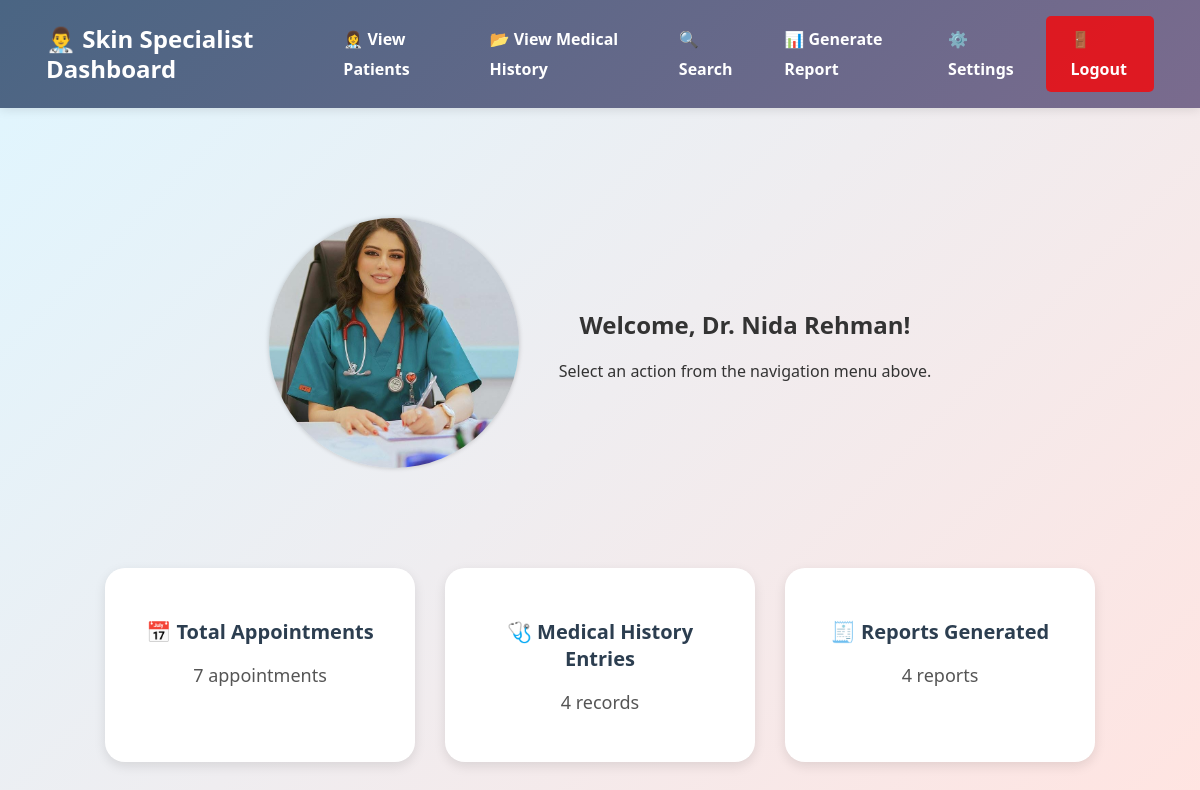
/derma/specialists/specialist_dashboard.php (signed in), run on the app's committed database.
### tables this page shows
CREATE TABLE `specialists` (
  `id` int NOT NULL,
  `first_name` varchar(50) NOT NULL,
  `last_name` varchar(50) NOT NULL,
  `username` varchar(50) NOT NULL,
  `password` varchar(255) NOT NULL,
  `email` varchar(100) NOT NULL,
  `mobile` varchar(15) NOT NULL,
  `cnic` varchar(15) NOT NULL,
  `state` varchar(50) NOT NULL,
  `city` varchar(50) NOT NULL,
  `qualification` varchar(100) NOT NULL,
  `area_of_expertise` varchar(100) DEFAULT NULL,
  `profile_photo_path` varchar(255) DEFAULT NULL,
  `role` enum('specialist') NOT NULL DEFAULT 'specialist',
  `created_at` timestamp NULL DEFAULT CURRENT_TIMESTAMP
);

### derma/specialists/specialist_dashboard.php (the view, shortened to what this page needs)
<?php
include 'db_connection.php';
$specialist_id = $_SESSION['specialist_id'];
$sql = "SELECT first_name, last_name, profile_photo_path FROM specialists WHERE id = ?";
$stmt = $conn->prepare($sql);
$stmt->bind_param("i", $specialist_id);
$stmt->execute();
$result = $stmt->get_result();
$specialist = $result->fetch_assoc();
$profilePath = $specialist['profile_photo_path'] ?? '';
$fullPath = "../" . $profilePath;
$profileSrc = (!empty($profilePath) && file_exists($fullPath))
    ? htmlspecialchars($fullPath)
    : '../profile_photos/default_avatar.png';
$totalAppointmentsQuery = "SELECT COUNT(*) AS total_appointments FROM appointments WHERE specialist_id = ?";
$stmt = $conn->prepare($totalAppointmentsQuery);
$stmt->bind_param("i", $specialist_id);
$stmt->execute();
$totalAppointments = $stmt->get_result()->fetch_assoc()['total_appointments'];
$medicalHistoryQuery = "
    SELECT COUNT(*) AS total_history
    FROM medical_history mh
    JOIN appointments a ON mh.patient_id = a.patient_id
    WHERE a.specialist_id = ?
";
$stmt = $conn->prepare($medicalHistoryQuery);
$stmt->bind_param("i", $specialist_id);
$stmt->execute();
$medicalHistoryCount = $stmt->get_result()->fetch_assoc()['total_history'];
$reportsQuery = "SELECT COUNT(*) AS total_reports FROM reports WHERE specialist_id = ?";
$stmt = $conn->prepare($reportsQuery);
$stmt->bind_param("i", $specialist_id);
$stmt->execute();
$reportsCount = $stmt->get_result()->fetch_assoc()['total_reports'];
?>
<!DOCTYPE html>
<html lang="en">
<head>
    <link rel="stylesheet" href="specialiststyles.css">
</head>
<body>
    <header>
        <h1><a href="#" style="color: white; text-decoration: none">👨‍⚕️ Skin Specialist Dashboard</a></h1>
        <nav>
            <a href="view_patients.php">👩‍⚕️ View Patients</a>
            <a href="view_medical_history.php">📂 View Medical History</a>
            <a href="search.php">🔍 Search</a>
            <a href="generate_report.php">📊 Generate Report</a>
            <a href="setting.php">⚙️ Settings</a>
            <a href="../logout.php" class="logout">🚪 Logout</a>
        </nav>
    </header>
    <section>
        <div class="specialist-welcome">
            <div class="welcome-content">
                <img src="<?= $profileSrc ?>" alt="Profile Photo">
                <div>
                    <h2>Welcome, <?= htmlspecialchars($specialist['first_name'] . " " . $specialist['last_name']) ?>!</h2>
                    <p>Select an action from the navigation menu above.</p>
                </div>
            </div>
        </div>
        <div class="dashboard-container">
            <div class="dashboard-box">
                <h3>📅 Total Appointments</h3>
                <p><?= $totalAppointments ?> appointments</p>
            </div>
            <div class="dashboard-box">
                <h3>🩺 Medical History Entries</h3>
                <p><?= $medicalHistoryCount ?> records</p>
            </div>
            <div class="dashboard-box">
                <h3>🧾 Reports Generated</h3>
                <p><?= $reportsCount ?> reports</p>
            </div>
        </div>
    </section>
</body>
</html>

### derma/specialists/specialiststyles.css (style rules this page uses)
body { font-family: 'Arial', sans-serif; background: #f4f4f4; margin: 0; padding: 0; }
header { background: #2c3e50; color: #fff; padding: 1rem; display: flex; justify-content: space-between; align-items: center; line-height: 30px; }
header h1 { margin: 0; margin-left: 30px; }
nav { display: flex; gap: 1rem; }
nav a { color: #fff; text-decoration: none; font-weight: bold; padding: 0.5rem 1rem; border-radius: 5px; transition: background 0.3s ease; }
.logout { background-color: rgba(255, 0, 0, 0.762); margin-right: 30px; padding-left: 25px; padding-right: 25px; }

### derma/specialists/specialist_dashboard.php (style rules this page uses)
body { font-family: 'Segoe UI', Tahoma, Geneva, Verdana, sans-serif; margin: 0; padding: 0; color: #333; background: linear-gradient(135deg, #dff6ff, #ffe4e1); min-height: 100vh; }
header { background: linear-gradient(135deg, #4a6583 0%, #7a6b8e 100%); color: #fff; padding: 1rem; display: flex; justify-content: space-between; align-items: center; box-shadow: 0 2px 10px rgba(0, 0, 0, 0.1); animation: fadeSlideDown 0.8s ease forwards; margin-bottom: 70px; }
header h1 { margin: 0; margin-left: 30px; font-size: 1.5rem; transition: transform 0.3s ease; }
nav { display: flex; gap: 1rem; }
nav a { color: #fff; text-decoration: none; font-weight: bold; padding: 0.5rem 1rem; border-radius: 5px; transition: all 0.3s ease; position: relative; }
nav a:not(.logout)::after { content: ''; position: absolute; bottom: 0; left: 50%; width: 0; height: 2px; background: #fff; transition: all 0.3s ease; }
.logout { background-color: rgba(255, 0, 0, 0.762); margin-right: 30px; padding: 0.5rem 1.5rem; transition: all 0.3s ease; }
.specialist-welcome { display: flex; justify-content: center; margin-bottom: 20px; animation: fadeIn 1s ease; }
.welcome-content { display: flex; align-items: center; gap: 40px; }
.welcome-content img { width: 250px; height: 250px; border-radius: 50%; object-fit: cover; box-shadow: 0 0 5px rgba(0, 0, 0, 0.2); }
section { padding: 40px; text-align: center; }
.dashboard-container { display: flex; flex-wrap: wrap; justify-content: center; gap: 30px; margin-top: 30px; }
.dashboard-box { margin-top: 70px; background-color: #ffffff; border-radius: 20px; box-shadow: 0 4px 12px rgba(0, 0, 0, 0.1); padding: 30px; width: 250px; transition: transform 0.3s ease; animation: fadeScale 0.8s ease forwards; }
.dashboard-box h3 { margin-bottom: 10px; font-size: 20px; color: #2c3e50; }
.dashboard-box p { font-size: 18px; color: #555; }

### data on the page
specialists: profile_photo_path (picture), first_name+last_name "Dr. Nida Rehman"

### other printed values
$totalAppointments "7"
$medicalHistoryCount "4"
$reportsCount "4"
